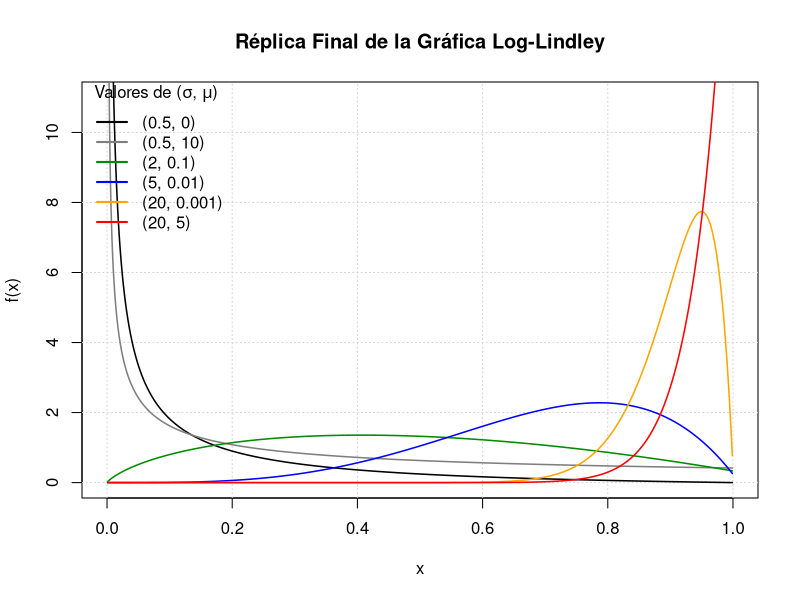

Generate this figure with R:
# 1. La función de densidad 
dULL <- function(x, mu, sigma, log = FALSE) {
  lambda <- mu
  if (any(sigma <= 0)) stop("El parámetro sigma debe ser positivo.")
  if (any(lambda < 0)) stop("El parámetro mu (lambda) no puede ser negativo.")
  if (any(x <= 0 | x >= 1)) stop("x debe estar en el intervalo (0, 1).")
  
  log_pdf <- 2 * log(sigma) - log(1 + lambda * sigma) + 
    log(lambda - log(x)) + (sigma - 1) * log(x)
  
  if (log) {
    return(log_pdf)
  } else {
    result <- exp(log_pdf)
    result[is.nan(result) | is.infinite(result)] <- 0
    return(result)
  }
}

# 2. La lista de parámetros
# Primero es SIGMA luego el segundo es MU
parametros <- list(
  p1 = c(sigma = 0.5, mu = 0),      # Etiqueta (0.5, 0)
  p2 = c(sigma = 0.5, mu = 10),     # Etiqueta (0.5, 10)
  p3 = c(sigma = 2,   mu = 0.1),    # Etiqueta (2, 0.1)
  p4 = c(sigma = 5,   mu = 0.01),   # Etiqueta (5, 0.01)
  p5 = c(sigma = 20,  mu = 0.001),  # Etiqueta (20, 0.001)
  p6 = c(sigma = 20,  mu = 5)       # Etiqueta (20, 5)
)

# 3. Grafica
colores <- c("black", "gray50", "green4", "blue", "orange", "red")
leyendas <- c("(0.5, 0)", "(0.5, 10)", "(2, 0.1)", "(5, 0.01)", "(20, 0.001)", "(20, 5)")
x_vals <- seq(0.001, 0.999, length.out = 1000)

y_densities <- lapply(parametros, function(p) {
  dULL(x_vals, mu = p["mu"], sigma = p["sigma"])
})

max_y <- 11 # Fijamos el eje Y como en la gráfica para una mejor comparación
plot(NA, xlim = c(0, 1), ylim = c(0, max_y),
     xlab = "x", ylab = "f(x)",
     main = "Réplica Final de la Gráfica Log-Lindley")
grid()

for (i in 1:length(parametros)) {
  lines(x_vals, y_densities[[i]], col = colores[i], lwd = 1.5)
}

legend("topleft", legend = leyendas, col = colores, lwd = 2, bty = "n", 
       title = expression(paste("Valores de (", sigma, ", ", mu, ")")))

